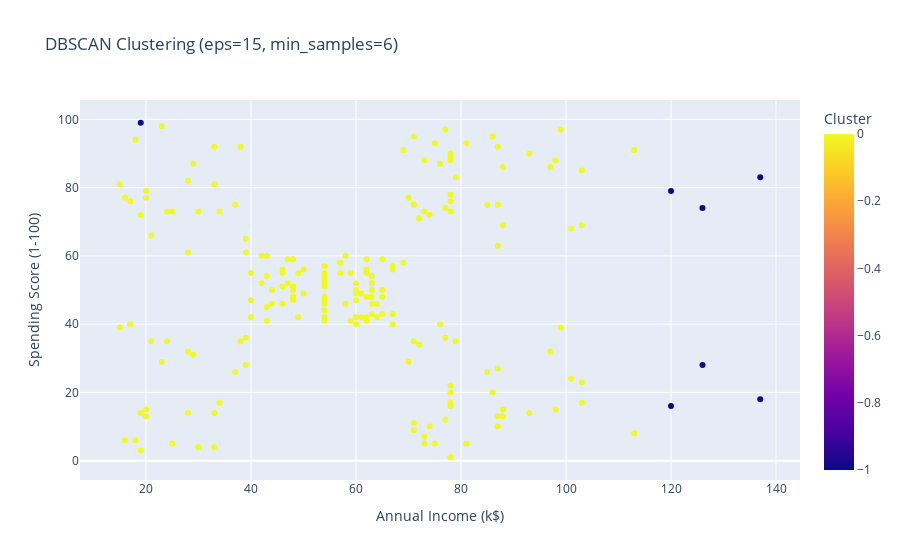

The code cell stored with this chart in its notebook:
### Code cell
pie_fig = px.pie(data, names='Labels', title='Cluster Distribution - Agglomerative Clustering',
                 color_discrete_sequence=px.colors.sequential.Purples)
iplot(fig)

### Figure 1 — Plotly figure (JSON) as saved in the notebook; plotly's stock layout.template omitted (floating-point values rounded to 4 significant figures; data arrays with more than 128 entries replaced by an {"elided": "..."} marker saying what was removed)
{"data": [{"hovertemplate": "Annual Income (k$)=%{x}<br>Spending Score (1-100)=%{y}<br>Cluster=%{marker.color}<extra></extra>", "legendgroup": "", "marker": {"color": {"elided": "200 int values"}, "coloraxis": "coloraxis", "symbol": "circle"}, "mode": "markers", "name": "", "orientation": "v", "showlegend": false, "x": {"elided": "200 int values"}, "xaxis": "x", "y": {"elided": "200 int values"}, "yaxis": "y", "type": "scatter"}], "layout": {"coloraxis": {"colorbar": {"title": {"text": "Cluster"}}, "colorscale": [[0, "#0d0887"], [0.1111, "#46039f"], [0.2222, "#7201a8"], [0.3333, "#9c179e"], [0.4444, "#bd3786"], [0.5556, "#d8576b"], [0.6667, "#ed7953"], [0.7778, "#fb9f3a"], [0.8889, "#fdca26"], [1, "#f0f921"]]}, "legend": {"tracegroupgap": 0}, "title": {"text": "DBSCAN Clustering (eps=15, min_samples=6)"}, "xaxis": {"anchor": "y", "domain": [0, 1], "title": {"text": "Annual Income (k$)"}}, "yaxis": {"anchor": "x", "domain": [0, 1], "title": {"text": "Spending Score (1-100)"}}}}
